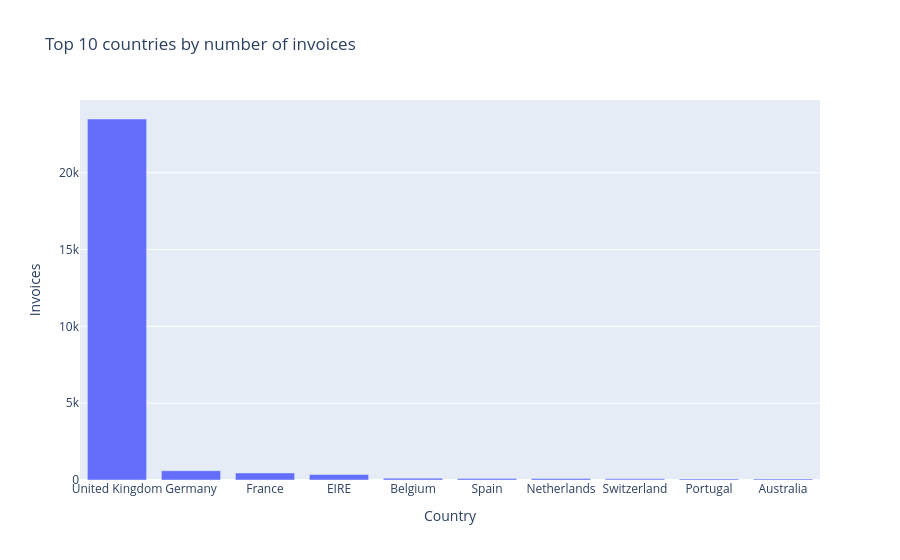

The notebook cell this image was saved under:
### Code cell
fig = px.bar(
    transactions_by_country.head(10).reset_index(),
    x="Country",
    y="invoices",
    title="Top 10 countries by number of invoices",
    labels={"invoices": "Invoices"},
)
fig.show()

### Figure 1 — Plotly figure (JSON) as saved in the notebook; plotly's stock layout.template omitted (floating-point values rounded to 4 significant figures)
{"data": [{"hovertemplate": "Country=%{x}<br>Invoices=%{y}<extra></extra>", "legendgroup": "", "marker": {"color": "#636efa", "pattern": {"shape": ""}}, "name": "", "orientation": "v", "showlegend": false, "textposition": "auto", "type": "bar", "x": ["United Kingdom", "Germany", "France", "EIRE", "Belgium", "Spain", "Netherlands", "Switzerland", "Portugal", "Australia"], "xaxis": "x", "y": [23494, 603, 461, 360, 119, 105, 101, 74, 71, 69], "yaxis": "y"}], "layout": {"barmode": "relative", "legend": {"tracegroupgap": 0}, "title": {"text": "Top 10 countries by number of invoices"}, "xaxis": {"anchor": "y", "domain": [0.0, 1.0], "title": {"text": "Country"}}, "yaxis": {"anchor": "x", "domain": [0.0, 1.0], "title": {"text": "Invoices"}}}}
